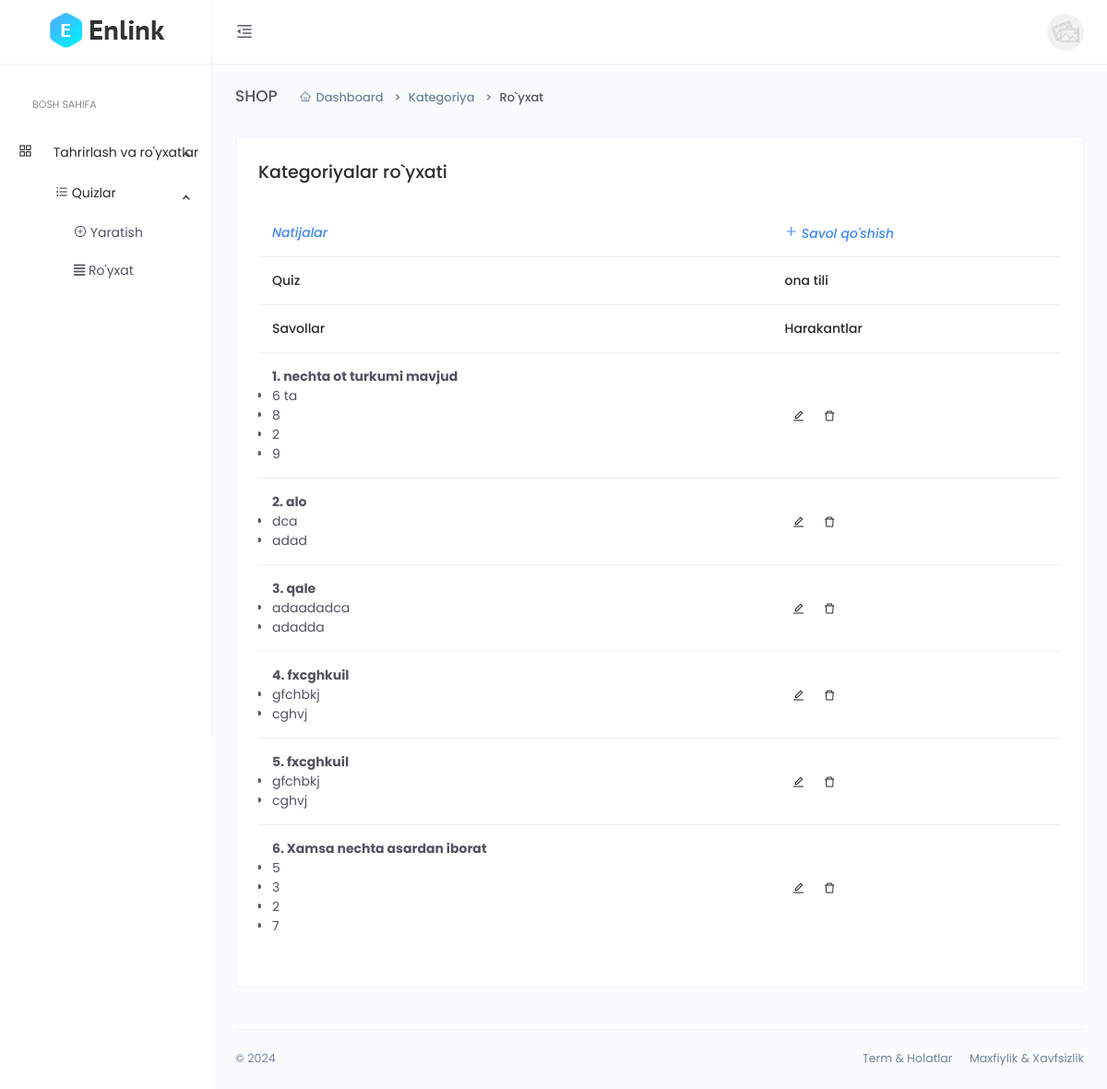
Page /dashboard/quiz-detail/oBO4WCcUizy250e/ on the committed database.
### main/models.py (models this page shows, shortened)
class CodeGenerate(models.Model):
    code = models.CharField(max_length=255, blank=True,unique=True)
    class Meta:
        abstract = True

class Quiz(CodeGenerate):
    name = RichTextField()
    author = models.ForeignKey(User, on_delete=models.SET_NULL, null=True)
    def __str__(self):
        return self.name

class Question(CodeGenerate):
    name = RichTextField()
    quiz = models.ForeignKey(Quiz, on_delete=models.CASCADE)

class Option(CodeGenerate):
    name = models.CharField(max_length=255)
    question = models.ForeignKey(Question, on_delete=models.CASCADE)
    is_correct = models.BooleanField(default=False)
    def __str__(self):
        return self.name

### dashboard/views.py (the view)
# urls.py: path('quiz-detail/<str:code>/', views.quiz_detail),
def quiz_detail(request, code):
    quiz = models.Quiz.objects.get(code=code)
    questions = models.Question.objects.filter(quiz=quiz)
    options = models.Option.objects.filter(question__in=questions)
    context = {
        'quiz':quiz,
        'questions':questions,
        'options':options
    }
    return render(request, 'quiz/quiz_detail.html', context)

### templates/quiz/quiz_detail.html (shortened to what this page needs)
{% extends 'base.html' %}
{% block content %}
<div class="main-content">
    <div class="page-header">
        <h2 class="header-title">SHOP</h2>
        <div class="header-sub-title">
            <nav class="breadcrumb breadcrumb-dash">
                <a href="#" class="breadcrumb-item"><i class="anticon anticon-home m-r-5"></i>Dashboard</a>
                <a class="breadcrumb-item" href="#">Kategoriya</a>
                <span class="breadcrumb-item active">Ro`yxat</span>
            </nav>
        </div>
    </div>
    <div class="card">
        <div class="card-body">
            <h4>Kategoriyalar ro`yxati</h4>
            <div class="m-t-25">
                <div class="table-responsive">
                    <table class="table">
                        <thead>
                            <tr>
                                <th scope="col"> <a href="{% url 'dashboard:answer_list' quiz.code %}"> <i>Natijalar</i></a></th>
                                <th scope="col"><a href="{% url 'dashboard:question_create' quiz.code %}"><i class="anticon anticon-plus"> Savol qo'shish </i></a></th>
                            </tr>
                            <tr>
                                <th scope="col">Quiz</th>
                                <th scope="col">{{quiz}}</th>
                            </tr>
                            <tr>
                                <th scope="col"> Savollar </th>
                                <th scope="col"> Harakantlar </th>
                        </thead>
                        <tbody>
                            {% for question in questions %}
                            <tr>
                                <td>
                                    <b>{{forloop.counter}}. {{question.name}}</b>
                                    <ul>
                                        {% for option in question.option_set.all %}
                                        <li>
                                            {{option}}
                                        </li>
                                        {% endfor %}
                                    </ul>
                                </td>
                                <td>
                                    <button type="button" class="btn btn-icon btn-hover btn-sm btn-rounded pull-right" data-toggle="modal" data-target=".bd-example-modal-lg{{forloop.counter}}">
                                        <i class="anticon anticon-edit"></i>
                                    </button>
                                    <button type="button" class="btn btn-icon btn-hover btn-sm btn-rounded" data-toggle="modal" data-target=".bd-example-modal-sm{{forloop.counter}}">
                                        <i class="anticon anticon-delete"></i>
                                    </button>
                                </td>
                            </tr>
                            {% endfor %}
                        </tbody>
                    </table>
                </div>
            </div>
        </div>
    </div>
</div>
{% endblock %}

### templates/base.html (shortened to what this page needs)
<!DOCTYPE html>
<html lang="en">
{% load static %}
<head>
    <link href="{% static 'vendors/bootstrap-datepicker/bootstrap-datepicker.min.css' %}" rel="stylesheet">
    <link href="{% static 'css/app.min.css' %}" rel="stylesheet">
</head>
<body>
    <div class="app">
        <div class="layout">
            <div class="header">
                <div class="logo logo-dark">
                    <a href="index.html">
                        <img src="{% static 'images/logo/logo.png' %}" alt="Logo">
                    </a>
                </div>
                <div class="nav-wrap">
                    <ul class="nav-left">
                        <li class="desktop-toggle">
                            <a href="javascript:void(0);">
                                <i class="anticon"></i>
                            </a>
                        </li>
                    </ul>
                    <ul class="nav-right">
                        <li class="dropdown dropdown-animated scale-left">
                            <div class="pointer" data-toggle="dropdown">
                                <div class="avatar avatar-image  m-h-10 m-r-15">
                                    <img src="{% static 'images/avatars/thumb-3.jpg' %}"  alt="">
                                </div>
                            </div>
                        </li>
                    </ul>
                </div>
            </div>
            <div class="side-nav">
                <div class="side-nav-inner">
                    <ul class="side-nav-menu scrollable">
                        <li class="side-nav-header">
                            <a href="{% url 'dashboard:index' %}">
                                <span class="title">Bosh sahifa</span>
                            </a>
                        </li>
                        <li class="nav-item dropdown open">
                            <a class="dropdown-toggle" href="javascript:void(0);">
                                <span class="icon-holder">
                                    <i class="anticon anticon-appstore"></i>
                                </span>
                                <span class="title">Tahrirlash va ro'yxatlar</span>
                            </a>
                            <ul class="dropdown-menu">
                                <li>
                                    <li class="nav-item dropdown open">
                                        <a class="dropdown-toggle" href="javascript:void(0);">
                                            <span class="icon-holder">
                                                <i class="anticon anticon-ordered-list"></i>
                                            </span>
                                            <span class="title">Quizlar</span>
                                        </a>
                                        <ul class="dropdown-menu">
                                            <li>
                                                <a href="{% url 'dashboard:quiz_create' %}">
                                                    <i class="anticon anticon-plus-circle"></i>
                                                    Yaratish
                                                </a>
                                            </li>
                                            <li>
                                                <a href="{% url 'dashboard:quiz_list' %}">
                                                    <span class="icon-holder">
                                                        <i class="fas fa-align-justify"></i>
                                                        Ro'yxat
                                                    </span>
                                                </a>
                                            </li>
                                        </ul>
                                    </li>
                                </li>
                            </ul>
                        </li>
                    </ul>
                </div>
            </div>
            <div class="page-container">
                {% block content %}
                {% endblock %}
                <footer class="footer">
                    <div class="footer-content">
                        <p class="m-b-0"> © 2024</p>
                        <span>
                            <a href="" class="text-gray m-r-15">Term &amp; Holatlar</a>
                            <a href="" class="text-gray">Maxfiylik &amp; Xavfsizlik</a>
                        </span>
                    </div>
                </footer>
            </div>
        </div>
    </div>
</body>
</html>

### rows in the picture
Quiz: name "ona tili"
Question: name "nechta ot turkumi mavjud"
Option: name "6 ta"
Option: name "8"
Option: name "2"
Option: name "9"
Question: name "alo"
Option: name "dca"
Option: name "adad"
Question: name "qale"
Option: name "adaadadca"
Option: name "adadda"
Question: name "fxcghkuil"
Option: name "gfchbkj"
Option: name "cghvj"
Question: name "fxcghkuil"
Option: name "gfchbkj"
Option: name "cghvj"
Question: name "Xamsa nechta asardan iborat"
Option: name "5"
Option: name "3"
Option: name "2"
Option: name "7"
